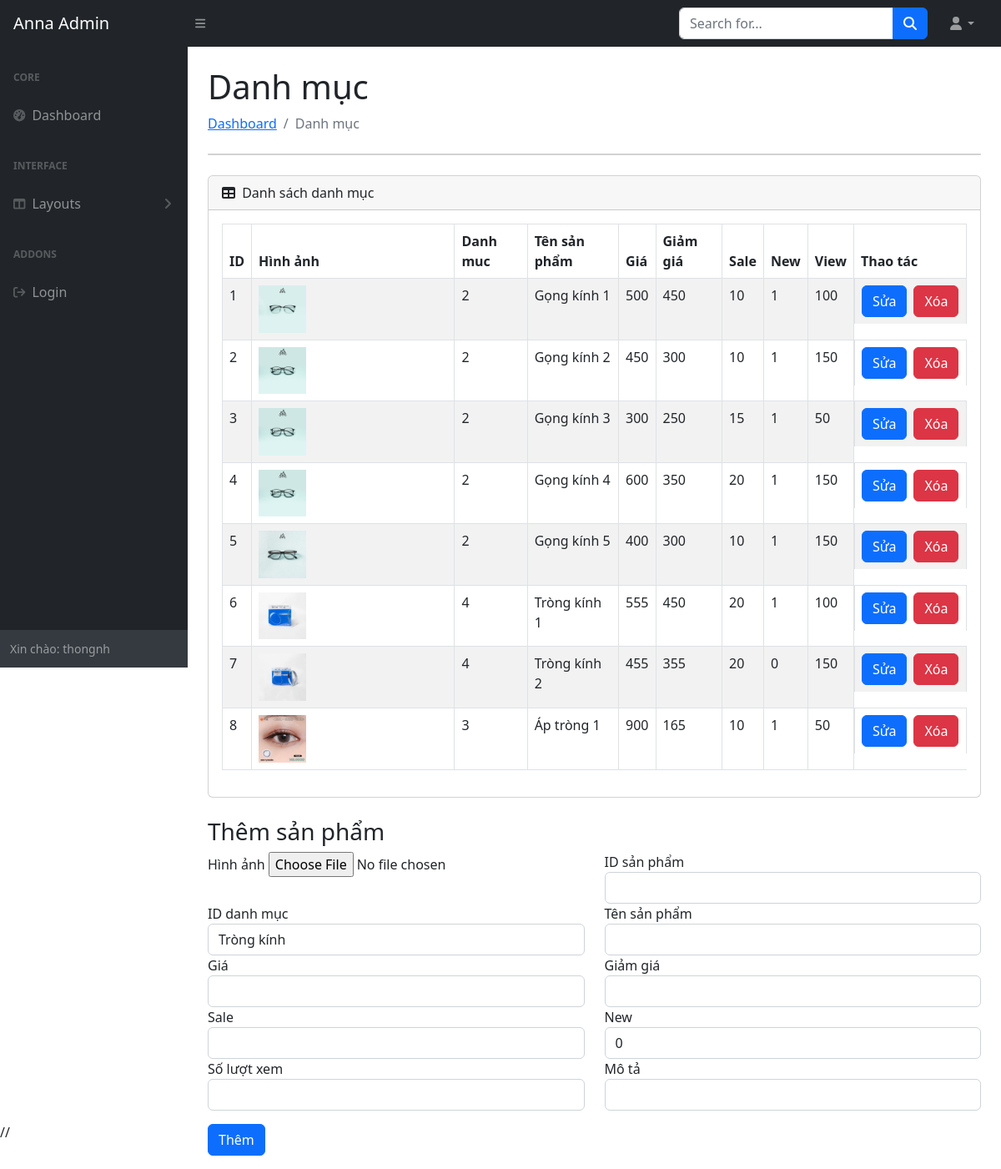
The app's page /Admin/index.php?pg=sanpham (signed in), older data.
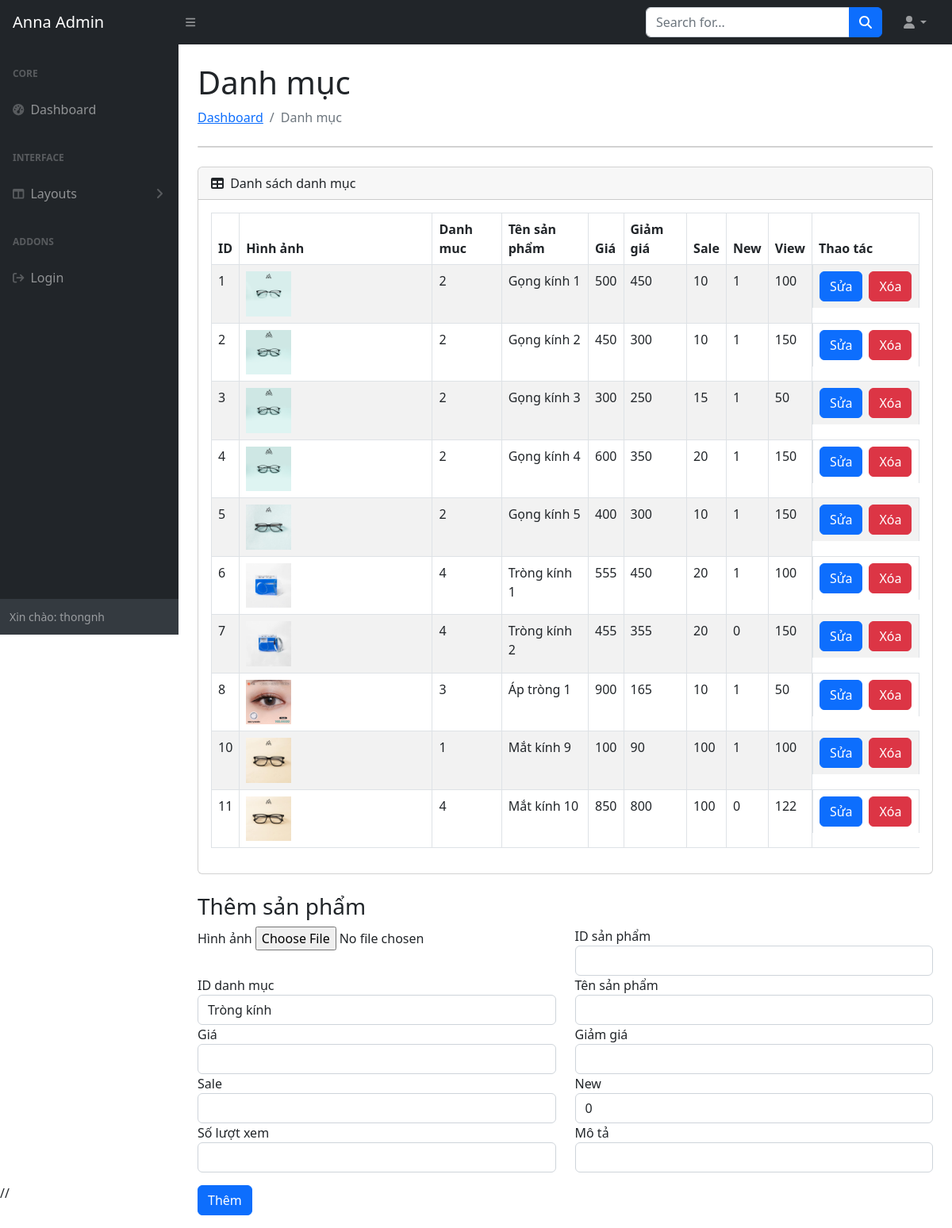
The same page, newer data.
### tables this page shows
CREATE TABLE `san_pham` (
  `id_sp` int(9) NOT NULL,
  `ten_sp` varchar(50) NOT NULL,
  `gia` double(10,2) NOT NULL DEFAULT 0.00,
  `giam_gia` double(10,2) NOT NULL DEFAULT 0.00,
  `hinh` varchar(300) NOT NULL,
  `ngay_nhap` datetime NOT NULL,
  `mo_ta` text NOT NULL,
  `sale` int(100) NOT NULL,
  `so_luot_xem` int(100) NOT NULL,
  `ma_sp` varchar(50) NOT NULL,
  `chi_tiet` text NOT NULL,
  `new` tinyint(1) NOT NULL,
  `id_danhmuc` int(9) NOT NULL
);

### Dao/pdo.php (called while the page is built, shortened)
<?php
function pdo_get_connection(){
    $dburl = "mysql:host=localhost;dbname=anna;charset=utf8";
    $username = 'root';
    $password = '';
    $conn = new PDO($dburl, $username, $password);
    $conn->setAttribute(PDO::ATTR_ERRMODE, PDO::ERRMODE_EXCEPTION);
    return $conn;
}
function pdo_query($sql){
    $sql_args = array_slice(func_get_args(), 1);
    try{
        $conn = pdo_get_connection();
        $stmt = $conn->prepare($sql);
        $stmt->execute($sql_args);
        $rows = $stmt->fetchAll();
        return $rows;
    }
    catch(PDOException $e){
        throw $e;
    }
    finally{
        unset($conn);
    }
}

### Dao/danhmuc.php (called while the page is built, shortened)
<?php
function danhmuc_select_all(){
    $sql = "SELECT * FROM danhmuc ORDER BY id_danhmuc DESC";
    return pdo_query($sql);
}

### Dao/sanpham.php (called while the page is built, shortened)
<?php
require_once 'pdo.php';
function get_product_all(){
    $sql = "SELECT * FROM san_pham";
    return pdo_query($sql);
}

### Admin/public/admin_sanpham.php (the view, shortened to what this page needs)
<?php
$select_html = '';
foreach ($danhmuc_list as $item) {
    $id = $item['id_danhmuc'];
    $ten_dm = $item['ten'];
    $select_html .= '<option value="' . $id. '">' . $ten_dm . '</option>';
}
?>
<div id="layoutSidenav_content">
    <main>
        <div class="container-fluid px-4">
            <h1 class="mt-4">Danh mục</h1>
            <ol class="breadcrumb mb-4">
                <li class="breadcrumb-item"><a href="index.html">Dashboard</a></li>
                <li class="breadcrumb-item active">Danh mục</li>
            </ol>
            <div class="card mb-4">
            </div>
            <div class="card mb-4">
                <div class="card-header">
                    <i class="fas fa-table me-1"></i>
                    Danh sách danh mục
                </div>
                <div class="card-body">
                    <table id="customTable" class="table table-striped table-bordered">
                        <thead>
                            <tr>
                                <th>ID</th>
                                <th>Hình ảnh</th>
                                <th>Danh muc</th>
                                <th>Tên sản phẩm</th>
                                <th>Giá</th>
                                <th>Giảm giá</th>
                                <th>Sale</th>
                                <th>New</th>
                                <th>View</th>
                                <th>Thao tác</th>
                            </tr>
                        </thead>
                        <tbody>
                            <?php
                                foreach ($sanpham_list as $item) {
                                    extract($item);
                                    $edit = "<a href='index.php?pg=updatesp&id_sp=" . $id_sp . "' class='btn btn-primary'>Sửa</a>";
                                    $del = "<a href='index.php?pg=delsp&id_sp=" . $id_sp . "' class='btn btn-danger'>Xóa</a>";
                                    echo '
                                    <tr >
                                        <td >' . $id_sp . '</td>
                                        <td><img class ="w-25" src="../View/layout/images/' . $hinh . '" alt="Sản phẩm"></td>
                                        <td>' . $id_danhmuc . '</td>
                                        <td>' . $ten_sp . '</td>
                                        <td>' . $gia . '</td>
                                        <td>' . $giam_gia . '</td>
                                        <td>' . $sale . '</td>
                                        <td>' . $new . '</td>
                                        <td>' . $so_luot_xem . '</td>
                                        <td class="d-flex gap-2">
                                            ' . $edit . $del . '
                                        </td>
                                    </tr>';
                                }
                                ?>
                        </tbody>
                    </table>
                </div>
            </div>
        </div>
        <div class="add-catalog container px-4 fz-1">
            <h3 class="add-catalog-title ">Thêm sản phẩm</h3>
            <form class="formmain row" action="index.php?pg=add_sanpham" method="post" enctype="multipart/form-data">
                <div class="form-group col-6">
                    <label class="fw-400" for="hinh">Hình ảnh</label>
                    <input type="file" class="hinh" id="hinh" name="hinh" required>
                </div>
                <div class="form-group col-6">
                    <label class="fw-400" for="category-name ">ID sản phẩm</label>
                    <input type="text" class="form-control" id="category-name" name="id_sp">
                </div>
                <div class="form-group col-6">
                    <label class="fw-400" for="category-description">ID danh mục</label>
                    <select class="form-control" name="id_danhmuc">
                        <?=$select_html?>
                    </select>
                </div>
                <div class="form-group col-6">
                    <label class="fw-400" for="category-description">Tên sản phẩm</label>
                    <input type="text" class="form-control" id="category-description" name="ten_sp">
                </div>
                <div class="form-group col-6">
                    <label class="fw-400" for="category-description">Giá</label>
                    <input type="number" class="form-control" id="category-description" name="gia">
                </div>
                <div class="form-group col-6">
                    <label class="fw-400" for="category-description">Giảm giá</label>
                    <input type="number" class="form-control" id="category-description" name="giam_gia">
                </div>
                <div class="form-group col-6">
                    <label class="fw-400" for="category-description">Sale</label>
                    <input type="number" class="form-control" id="category-description" name="sale">
                </div>
                <div class="form-group col-6">
                    <label class="fw-400" for="category-description">New</label>
                    <select class="form-control" name="new" id="" class="col-12">
                        <option value="0">0</option>
                    </select>
                </div>
                <div class="form-group col-6">
                    <label class="fw-400" for="category-description">Số lượt xem</label>
                    <input type="number" class="form-control" id="category-description" name="so_luot_xem">
                </div>
                <div class="form-group col-6">
                    <label class="fw-400" for="category-description">Mô tả</label>
                    <input type="text" class="form-control" id="category-description" name="mo_ta">
                </div>
                <div class="py-3">
                    <input type="submit" class="btn btn-primary" name="btn-add" value="Thêm">
                </div>
            </form>
        </div>
</div>
</div>

### Admin/public/admin_header.php (shortened to what this page needs)
<!DOCTYPE html>
<html lang="en">
<head>
    <link href="./layout/css/styles.css" rel="stylesheet" />
    <link href="https://cdn.jsdelivr.net/npm/simple-datatables@7.1.2/dist/style.min.css" rel="stylesheet" />
</head>
<body class="sb-nav-fixed">
    <nav class="sb-topnav navbar navbar-expand navbar-dark bg-dark">
        <a class="navbar-brand ps-3" href="index.php?pg=dashboard">Anna Admin</a>
        <button class="btn btn-link btn-sm order-1 order-lg-0 me-4 me-lg-0" id="sidebarToggle" href="#!"><i
                class="fas fa-bars"></i></button>
        <form class="d-none d-md-inline-block form-inline ms-auto me-0 me-md-3 my-2 my-md-0">
            <div class="input-group">
                <input class="form-control" type="text" placeholder="Search for..." aria-label="Search for..."
                    aria-describedby="btnNavbarSearch" />
                <button class="btn btn-primary" id="btnNavbarSearch" type="button"><i
                        class="fas fa-search"></i></button>
            </div>
        </form>
        <ul class="navbar-nav ms-auto ms-md-0 me-3 me-lg-4">
            <li class="nav-item dropdown">
                <a class="nav-link dropdown-toggle" id="navbarDropdown" href="#" role="button" data-bs-toggle="dropdown"
                    aria-expanded="false"><i class="fas fa-user fa-fw"></i></a>
            </li>
        </ul>
    </nav>
    <div id="layoutSidenav">
        <div id="layoutSidenav_nav">
            <nav class="sb-sidenav accordion sb-sidenav-dark" id="sidenavAccordion">
                <div class="sb-sidenav-menu">
                    <div class="nav">
                        <div class="sb-sidenav-menu-heading">Core</div>
                        <a class="nav-link" href="index.php?pg=dashboard">
                            <div class="sb-nav-link-icon"><i class="fas fa-tachometer-alt"></i></div>
                            Dashboard
                        </a>
                        <div class="sb-sidenav-menu-heading">Interface</div>
                        <a class="nav-link collapsed" href="#" data-bs-toggle="collapse"
                            data-bs-target="#collapseLayouts" aria-expanded="false" aria-controls="collapseLayouts">
                            <div class="sb-nav-link-icon"><i class="fas fa-columns"></i></div>
                            Layouts
                            <div class="sb-sidenav-collapse-arrow"><i class="fas fa-angle-down"></i></div>
                        </a>
                        <div class="sb-sidenav-menu-heading">Addons</div>
                        <a class="nav-link" href="login.php">
                            <div class="sb-nav-link-icon"><i class="fa fa-sign-out"></i></div>
                            Login
                        </a>
                    </div>
                </div>
                <div class="sb-sidenav-footer">
                    <div class="small">Xin chào: <?=$admin["username"]?></div>
                </div>
            </nav>
        </div>

### Admin/index.php (shortened to what this page needs)
<?php
include_once"../Dao/pdo.php";
include_once"../Dao/danhmuc.php";
include_once"../Dao/sanpham.php";
include_once"../Dao/binhluan.php";
if (isset($_SESSION['s_user'])&&(is_array($_SESSION['s_user']))&&(count($_SESSION['s_user'])>0)) {
    $admin =$_SESSION['s_user'];
}else{
    header("Location: login.php");
}
include_once "public/admin_header.php";
if (isset($_GET['pg'])) {
    switch ($_GET['pg']) {
            case 'sanpham':
                $danhmuc_list = danhmuc_select_all();
                $sanpham_list = get_product_all();
                    include_once "public/admin_sanpham.php";
                break;
    }
} else {
    include_once "public/admin_dashboard.php";
}
include_once "public/admin_footer.php";
?>

### Admin/public/admin_footer.php (shortened to what this page needs)
//
</body>
</html>

Row changes from the older to the newer data that the page shows:
added san_pham: id_sp "10", hinh (picture), id_danhmuc "1", ten_sp "Mắt kính 9", gia "100", giam_gia "90", sale "100", new "1", so_luot_xem "100"
added san_pham: id_sp "11", hinh (picture), id_danhmuc "4", ten_sp "Mắt kính 10", gia "850", giam_gia "800", sale "100", new "0", so_luot_xem "122"
